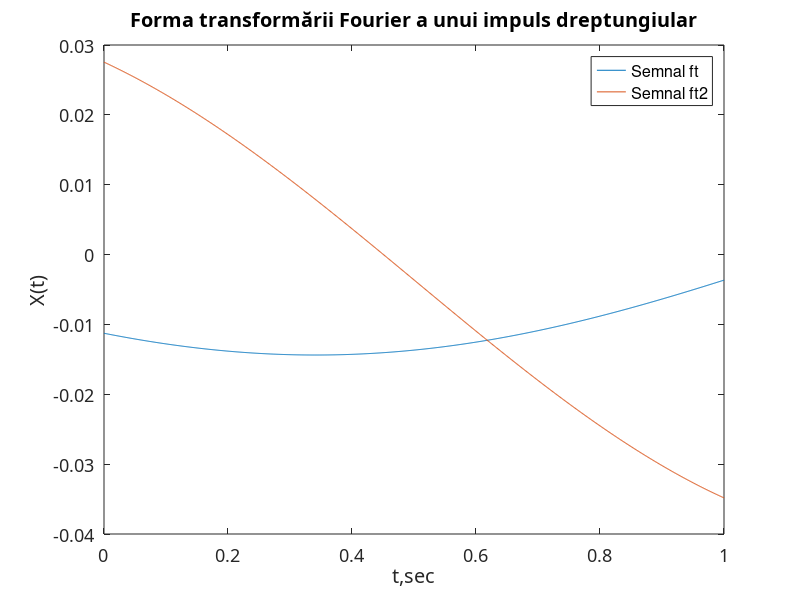

Source code (MATLAB):
t = 0:0.001:1;
ft = 0.7*sinc(pi*(t-25)/5);

ft2 = 0.7*sinc(pi*(t-10)/5);

plot(t, ft, t, ft2)
 % plot details
grid, set (gca,'FontName', 'ArialCyr','FontSize',13)

legend("Semnal ft", "Semnal ft2", "AutoUpdate", "off")

title('Forma transformării Fourier a unui impuls dreptungiular') 
xlabel('t,sec'), ylabel('X(t)'), grid
